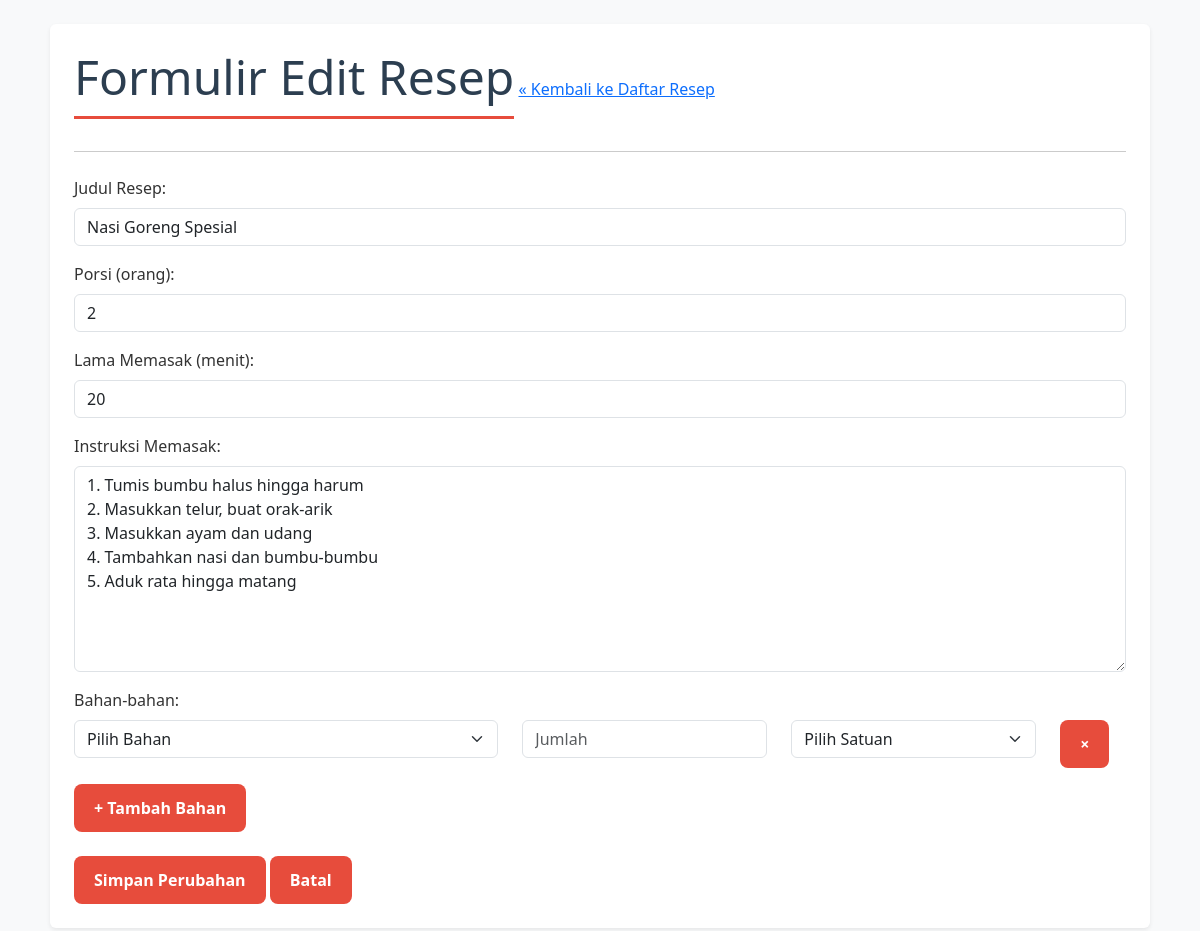
The page /edit.php?id=3 on the database its author committed.
### tables this page shows
CREATE TABLE `recipes` (
  `recipe_id` int(11) NOT NULL,
  `user_id` int(11) NOT NULL,
  `judul_resep` varchar(255) NOT NULL,
  `instruksi_memasak` text NOT NULL,
  `porsi` int(11) DEFAULT NULL,
  `lama_memasak_menit` int(11) DEFAULT NULL,
  `created_at` timestamp NOT NULL DEFAULT current_timestamp()
);

### edit.php (the view, shortened to what this page needs)
<?php
include 'koneksi.php';
$id = (int)$_GET['id'];
$sql = "SELECT * FROM recipes WHERE recipe_id = ? LIMIT 1";
$stmt = $conn->prepare($sql);
$stmt->bind_param("i", $id);
$stmt->execute();
$res = $stmt->get_result();
$recipe = $res->fetch_assoc();
?>
<!DOCTYPE html>
<html lang="id">
<head>
    <link href="https://cdn.jsdelivr.net/npm/bootstrap@5.3.3/dist/css/bootstrap.min.css" rel="stylesheet">
    <link rel="stylesheet" href="css/style.css">
</head>
<body>
<div class="container my-4 p-4 bg-white rounded shadow-sm">
    <h1 class="display-5">Formulir Edit Resep</h1>
    <a href="index.php">&laquo; Kembali ke Daftar Resep</a>
    <hr class="my-4">
    <form action="proses_edit.php" method="POST">
        <div class="mb-3">
            <label for="judul_resep" class="form-label">Judul Resep:</label>
            <input type="text" id="judul_resep" name="judul_resep" class="form-control" value="<?php echo htmlspecialchars($recipe['judul_resep']); ?>" required>
        </div>
        <div class="mb-3">
            <label for="porsi" class="form-label">Porsi (orang):</label>
            <input type="number" id="porsi" name="porsi" class="form-control" value="<?php echo (int)$recipe['porsi']; ?>">
        </div>
        <div class="mb-3">
            <label for="lama_memasak" class="form-label">Lama Memasak (menit):</label>
            <input type="number" id="lama_memasak" name="lama_memasak_menit" class="form-control" value="<?php echo (int)$recipe['lama_memasak_menit']; ?>">
        </div>
        <div class="mb-3">
            <label for="instruksi_memasak" class="form-label">Instruksi Memasak:</label>
            <textarea id="instruksi_memasak" name="instruksi_memasak" rows="8" class="form-control" required><?php echo htmlspecialchars($recipe['instruksi_memasak']); ?></textarea>
        </div>
        <div class="mb-4">
            <label class="form-label">Bahan-bahan:</label>
            <div id="ingredients-container">
            </div>
            <button type="button" class="btn btn-success btn-sm mt-2" id="add-ingredient">+ Tambah Bahan</button>
        </div>
        <div class="mt-3">
            <button type="submit" class="btn btn-warning btn-lg">Simpan Perubahan</button>
            <a href="index.php" class="btn btn-secondary">Batal</a>
        </div>
    </form>
</div>
</body>
</html>

### css/style.css (style rules this page uses)
body { font-family: 'Segoe UI', 'Helvetica Neue', Arial, sans-serif; background-color: #f8f9fa; margin: 0; color: #333; }
.container { max-width: 1100px; margin: 30px auto; padding: 20px 30px; background-color: #ffffff; border-radius: 12px; box-shadow: 0 8px 25px rgba(0, 0, 0, 0.07); }
h1 { font-size: 2.5rem; color: #2c3e50; border-bottom: 3px solid #e74c3c; padding-bottom: 10px; display: inline-block; }
.btn { display: inline-block; padding: 12px 20px; font-size: 1rem; font-weight: bold; color: #fff; background-color: #e74c3c; border: none; border-radius: 8px; text-decoration: none; transition: background-color 0.2s, transform 0.2s; }

### rows shown on the page
recipes: judul_resep "Nasi Goreng Spesial", porsi "2", lama_memasak_menit "20", instruksi_memasak "1. Tumis bumbu halus hingga harum 2. Masukkan telur, buat orak-arik 3. Masukkan ayam dan udang 4. Tambahkan nasi dan bumbu-bumbu 5. Aduk rata hingga matang"
